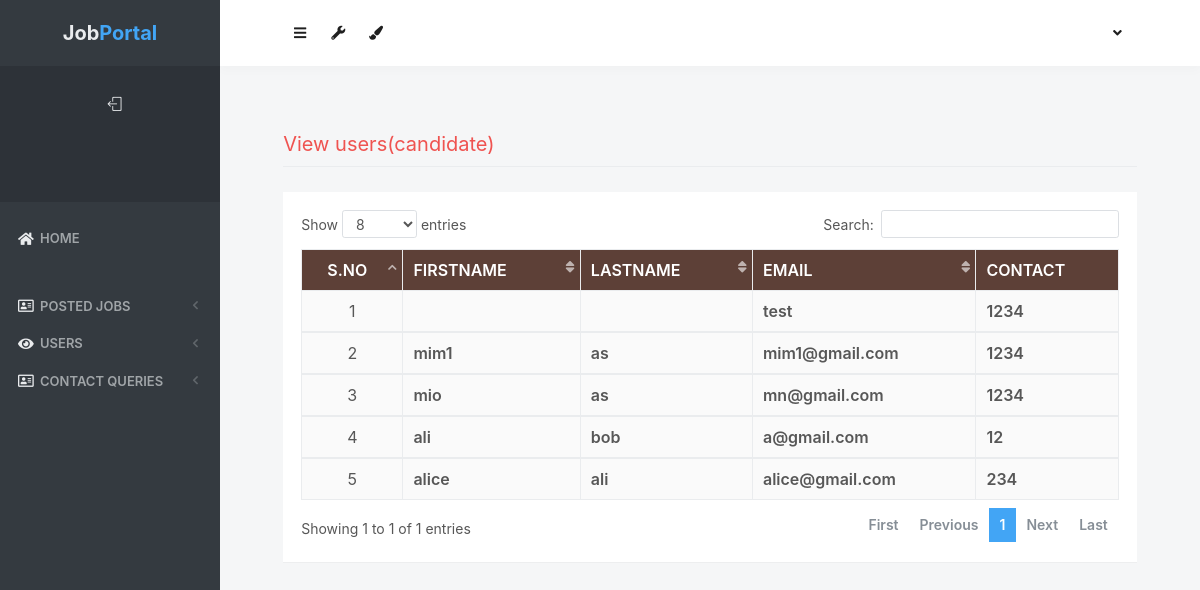
The page /adminviewcandidate on the database its author committed.
### projects/models.py (models this page shows, shortened)
class candidate(models.Model):
	user = models.OneToOneField(User, null=True, on_delete=models.CASCADE)
	contact = models.CharField(max_length=200, null=True)

### projects/views.py (the view)
# urls.py: path('adminviewcandidate', views.adminviewcandidate, name='adminviewcandidate'),
def adminviewcandidate(request):
	i = candidate.objects.all()
	context = {'jobs':i}
	return render(request, 'adminviewcandidate.html', context)

### templates_admin/adminviewcandidate.html (shortened to what this page needs)
{% load static %}
<html lang="en" class="no-focus">
    <head>
        <link rel="stylesheet" href="{% static 'js/plugins/datatables/dataTables.bootstrap4.min.css' %}">
        <link rel="stylesheet" id="css-main" href="{% static 'css1/codebase.min.css' %}">
    </head>
    <body>
        <div id="page-container" class="sidebar-o sidebar-inverse side-scroll page-header-fixed main-content-narrow">
         {% include "sidebar.html" %}
            {% include "admin_nav.html" %}
            <main id="main-container">
                <div class="content">
                    <h2 class="content-heading text-danger">View users(candidate)</h2>
                    <div class="block">
                        <div class="block-content block-content-full">
                            <table class="table table-bordered table-striped table-vcenter js-dataTable-full-pagination" style="width:100%">
                                <thead class="text-white" style="background-color : #5d4037;">
                                    <tr>
                                        <th class="text-center">S.No</th>
                                        <th class="d-none d-sm-table-cell">firstname</th>
                                        <th class="d-none d-sm-table-cell">lastname</th>
                                        <th class="d-none d-sm-table-cell">Email</th>
                                        <th class="d-none d-sm-table-cell">Contact</th>
                                    </tr>
                                </thead>
                                {% for i in jobs %}
                                <tbody>
                                    <tr>
                                        <td class="text-center">{{forloop.counter}}</td>
					                    <td class="font-w600">{{i.user.first_name}}</td>
					                    <td class="font-w600">{{i.user.last_name}}</td>
					                    <td class="font-w600">{{i.user.username}}</td>
					                    <td class="font-w600">{{i.contact}}</td>
					                </tr>
                                        {% endfor %}
                                </tbody>
                            </table>
                        </div>
                    </div>
                </div>
            </main>
        </div>
 <link rel="stylesheet" href="https://use.fontawesome.com/releases/v5.6.3/css/all.css">
    </body>
</html>

### templates_admin/sidebar.html (shortened to what this page needs)
{% load static %}
   <nav id="sidebar">
                <div id="sidebar-scroll">
                    <div class="sidebar-content">
                        <div class="content-header content-header-fullrow px-15">
                            <div class="content-header-section text-center align-parent sidebar-mini-hidden">
                                <div class="content-header-item">
                                    <a class="link-effect font-w700" href="{% url 'admin_home' %}">
                                           <span class="font-size-xl text-dual-primary-dark">Job</span><span class="font-size-xl text-primary">Portal</span>
                                    </a>
                                </div>
                            </div>
                        </div>
                        <div class="content-side content-side-full content-side-user px-10 align-parent">
                            <div class="sidebar-mini-hidden-b text-center">
                                <ul class="list-inline mt-10">
                                    <li class="list-inline-item">
                                        <a class="link-effect text-dual-primary-dark" href="{% url 'logoutuser' %}">
                                            <i class="si si-logout"></i>
                                        </a>
                                    </li>
                                </ul>
                            </div>
                        </div>
                        <div class="content-side content-side-full">
                            <ul class="nav-main">
                                <li class="open">
                                    <a href="{% url 'admin_home' %}"><i class="fas fa-home"></i><span class="sidebar-mini-hide">Home</span></a>
                                </li>
                                <li class="nav-main-heading"><span class="sidebar-mini-visible">UI</span></li>
                                <li>
                                    <a class="nav-submenu" data-toggle="nav-submenu"><i class="far fa-address-card"></i>posted jobs</a>
                                </li>
                                <li>
                                    <a class="nav-submenu" data-toggle="nav-submenu"><i class="fas fa-eye"></i>Users</a>
                                </li>
                                <li>
                                    <a class="nav-submenu" data-toggle="nav-submenu"><i class="far fa-address-card"></i>Contact Queries</a>
                                </li>
                           </ul>
                        </div>
                    </div>
                </div>
            </nav>

### templates_admin/admin_nav.html (shortened to what this page needs)
{% load static %}
            <header id="page-header">
                <div class="content-header">
                    <div class="content-header-section">
                        <button type="button" class="btn btn-circle btn-dual-secondary" data-toggle="layout" data-action="sidebar_toggle">
                            <i class="fa fa-navicon"></i>
                        </button>
                        <div class="btn-group" role="group">
                            <button type="button" class="btn btn-circle btn-dual-secondary" id="page-header-options-dropdown" data-toggle="dropdown" aria-haspopup="true" aria-expanded="false">
                                <i class="fa fa-wrench"></i>
                            </button>
                        </div>
                        <div class="btn-group" role="group">
                            <button type="button" class="btn btn-circle btn-dual-secondary" id="page-header-themes-dropdown" data-toggle="dropdown" aria-haspopup="true" aria-expanded="false">
                                <i class="fa fa-paint-brush"></i>
                            </button>
                        </div>
                    </div>
                    <div class="content-header-section">
                        <div class="btn-group" role="group">
                            <button type="button" class="btn btn-rounded btn-dual-secondary" id="page-header-user-dropdown" data-toggle="dropdown" aria-haspopup="true" aria-expanded="false">
                                {{ request.user.username}}<i class="fa fa-angle-down ml-5"></i>
                            </button>
                        </div>
                    </div>
                </div>
            </header>

### rows shown on the page
candidate: user.username "test", contact "1234"
candidate: user.first_name "mim1", user.last_name "as", user.username "mim1@gmail.com", contact "1234"
candidate: user.first_name "mio", user.last_name "as", user.username "mn@gmail.com", contact "1234"
candidate: user.first_name "ali", user.last_name "bob", user.username "a@gmail.com", contact "12"
candidate: user.first_name "alice", user.last_name "ali", user.username "alice@gmail.com", contact "234"
